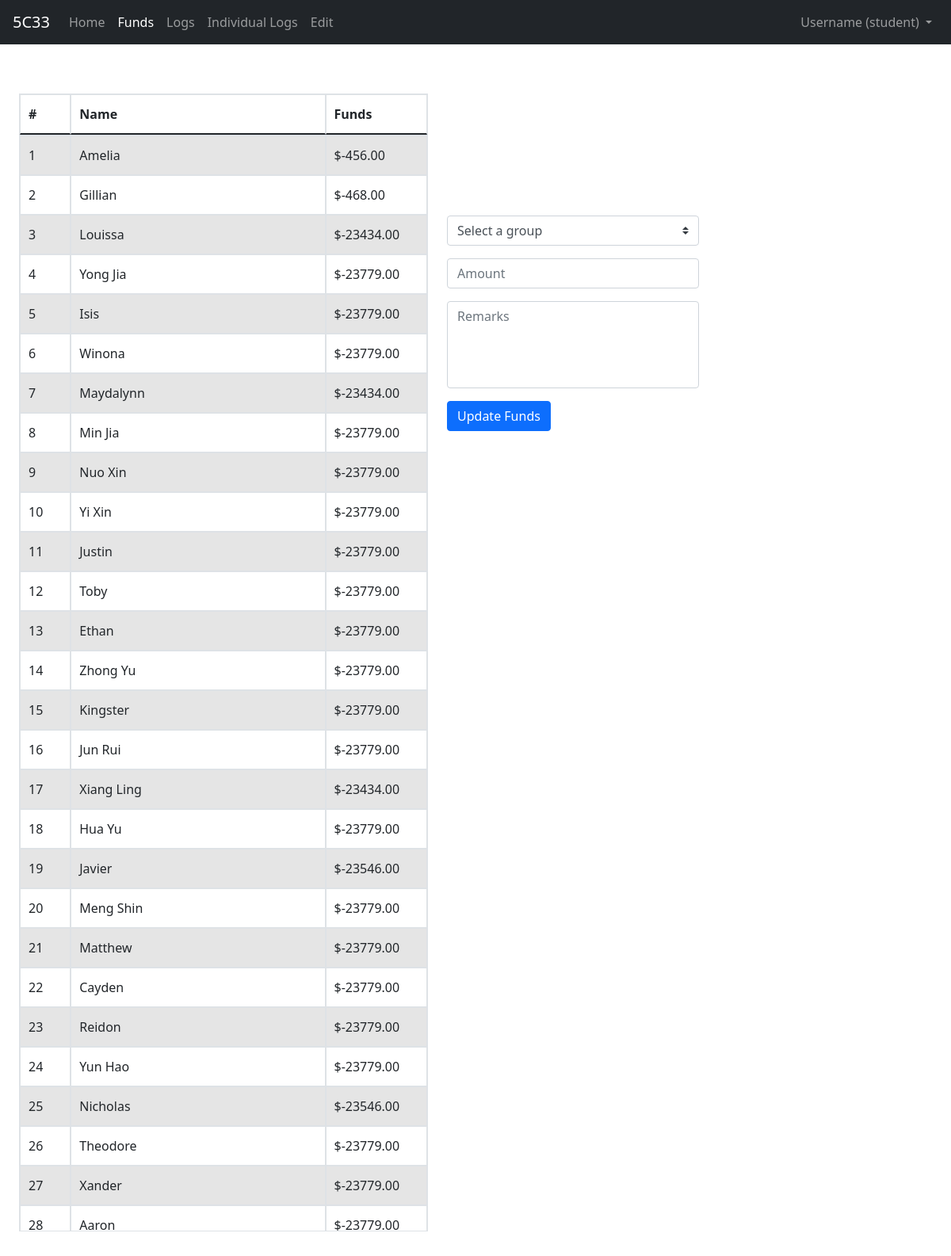
/funds, run on an earlier commit of the app's database.
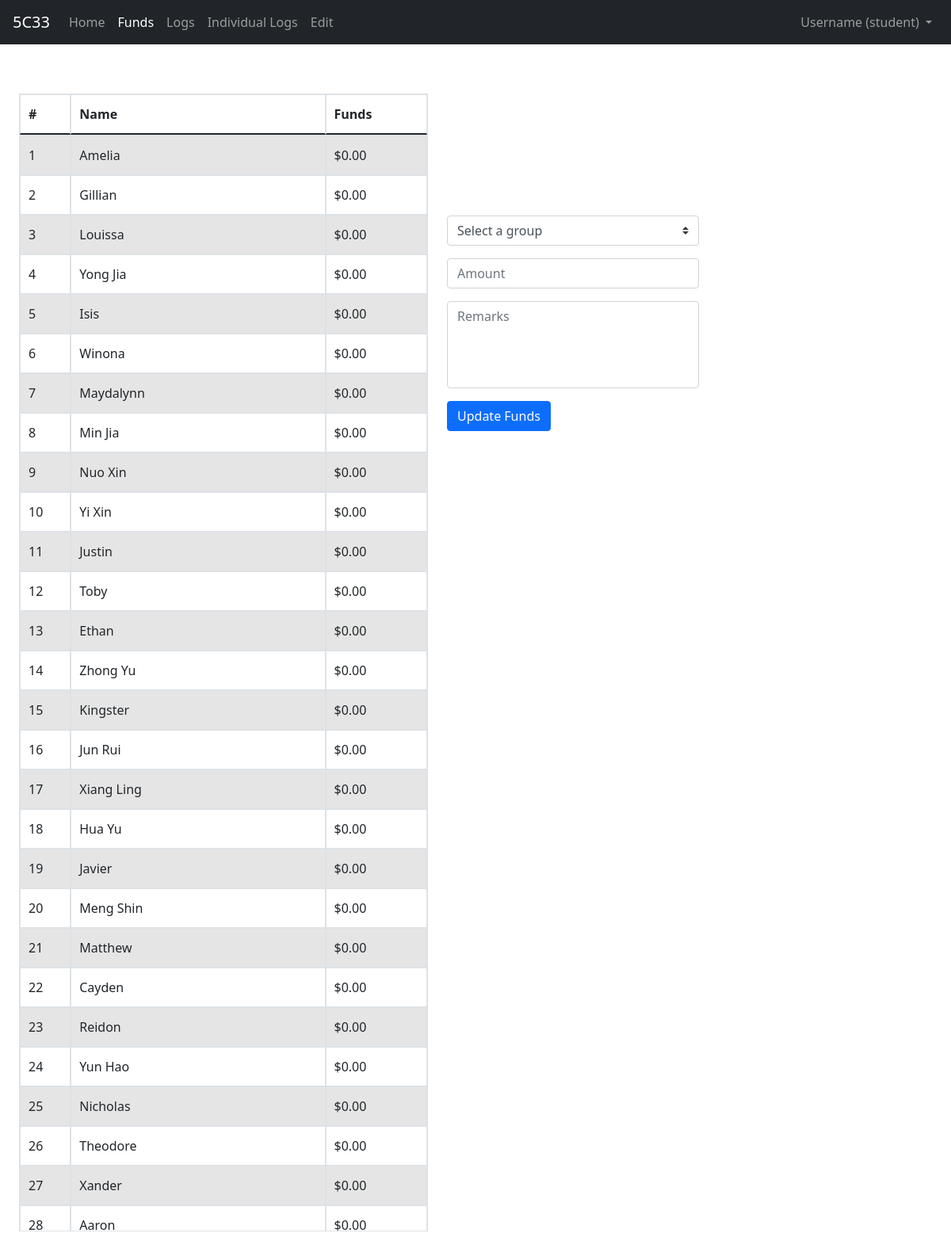
And on a later commit of the database.
### tables this page shows
CREATE TABLE class_funds (id INT, name TEXT, funds INT);

### app.py (the view, shortened to what this page needs)
@app.route("/funds", methods=["GET", "POST"])
def funds():
    with sqlite3.connect("class_funds.db") as con:
        con.row_factory = sqlite3.Row
        cur = con.cursor()
        funds = cur.execute("SELECT * FROM class_funds").fetchall()
    return render_template("class_funds.html", funds=funds, groups=GROUPS, names=NAMES)

### templates/class_funds.html (shortened to what this page needs)
{% extends "layout.html" %}
{% block onload %}
onload="getOption()"
{% endblock %}
{% block body %}
<div id="funds_table">
    <table id="fixed_header" class="table-striped table table-bordered">
        <thead>
            <tr>
                <th>#</th>
                <th>Name</th>
                <th>Funds</th>
            </tr>
        </thead>
        <tbody>
            {% for fund in funds %}
            <tr>
                <td>{{ fund["id"] }}</td>
                <td>{{ fund["name"] }}</td>
                <td>{{ "${:.2f}".format(fund["funds"]/100) }}</td>
            </tr>
            {% endfor %}
        </tbody>
    </table>
</div>
<div class="submission">
    <form action="/funds" method="post" class="form">
        <div class="form-group d-sm-flex">
            <select name="group" id="group" class="custom-select" onchange="getOption()">
                <option disabled selected value="">Select a group</option>
            </select>
        </div>
        <div class="form-group d-sm-flex">
            <input autocomplete="off" autofocus type="text" name="amt" placeholder="Amount" class="form-control">
        </div>
        <div class="form-group">
            <textarea maxlength="100" class="form-control" name="remarks" cols="30" rows="4" style="resize: none;" placeholder="Remarks"></textarea>
        </div>
        <div class="form-group">
            <input type="submit" value="Update Funds" class="btn btn-primary">
        </div>
    </form>
</div>
{% endblock %}

### templates/layout.html (shortened to what this page needs)
<!DOCTYPE html>
<html lang="en">
    <head>
        <link rel="stylesheet" href="{{ url_for('static', filename='css/style.css') }}">
        <link rel="stylesheet" href="https://cdn.jsdelivr.net/npm/bootstrap@4.3.1/dist/css/bootstrap.min.css">
        <link href="https://cdn.jsdelivr.net/npm/bootstrap@5.0.2/dist/css/bootstrap.min.css" rel="stylesheet">
    </head>
    <body {% block onload %}{% endblock %}>
        <nav class="navbar navbar-expand-lg navbar-dark bg-dark sticky-top mb-4">
            <a class="navbar-brand" href="/">5C33</a>
            <div class="collapse navbar-collapse" id="navbarSupportedContent">
              <ul class="navbar-nav mr-auto">
                <li class="nav-item {% if url_for(request.endpoint)=='/' %}active{% endif %}">
                  <a class="nav-link" href="/">Home</a>
                </li>
                <li class="nav-item {% if url_for(request.endpoint)=='/funds' %}active{% endif %}">
                  <a class="nav-link" href="/funds">Funds</a>
                </li>
                <li class="nav-item {% if url_for(request.endpoint)=='/logs' %}active{% endif %}">
                  <a class="nav-link" href="/logs">Logs</a>
                </li>
                <li class="nav-item {% if url_for(request.endpoint)=='/indv-logs' %}active{% endif %}">
                  <a class="nav-link" href="/indv-logs">Individual Logs</a>
                </li>
                <li class="nav-item {% if url_for(request.endpoint)=='/edit' %}active{% endif %}">
                  <a class="nav-link" href="/edit">Edit</a>
                </li>
              </ul>
              <ul class="navbar-nav ml-auto">
                <li class="nav-item dropdown">
                  <a class="nav-link dropdown-toggle" href="#" id="navbarDropdownMenuLink" role="button" data-toggle="dropdown" aria-haspopup="true" aria-expanded="false">
                    Username (student)
                  </a>
                </li>
              </ul>
            </div>
          </nav>
        {% block body %}{% endblock %}
    </body>
</html>

### static/css/style.css (style rules this page uses)
body { font-family: Arial, Helvetica, sans-serif; }
.submission { float: left; padding-top: 10vh; margin-left: 2vw; }
#funds_table { float: left; width: 43vw; margin-left: 2vw; padding-top: 2vh; table-layout: auto; border-collapse: collapse; text-align: left; }
#funds_table tbody { display: block; width: 100%; overflow: overlay; height: 72vh; }
#funds_table tbody tr, #funds_table thead tr { display: grid; grid-template-columns: 0.5fr 2.5fr 1fr; }
#funds_table thead th, #funds_table tbody th, #funds_table tbody td { padding: 12px 15px 12px 10px; }

What changed in the data, as far as the page shows it:
changed class_funds "Amelia": fund['funds']/100 "$-456.00" → "$0.00"
changed class_funds "Gillian": fund['funds']/100 "$-468.00" → "$0.00"
changed class_funds "Louissa": fund['funds']/100 "$-23434.00" → "$0.00"
changed class_funds "Yong Jia": fund['funds']/100 "$-23779.00" → "$0.00"
changed class_funds "Isis": fund['funds']/100 "$-23779.00" → "$0.00"
changed class_funds "Winona": fund['funds']/100 "$-23779.00" → "$0.00"
changed class_funds "Maydalynn": fund['funds']/100 "$-23434.00" → "$0.00"
changed class_funds "Min Jia": fund['funds']/100 "$-23779.00" → "$0.00"
changed class_funds "Nuo Xin": fund['funds']/100 "$-23779.00" → "$0.00"
changed class_funds "Yi Xin": fund['funds']/100 "$-23779.00" → "$0.00"
changed class_funds "Justin": fund['funds']/100 "$-23779.00" → "$0.00"
changed class_funds "Toby": fund['funds']/100 "$-23779.00" → "$0.00"
changed class_funds "Ethan": fund['funds']/100 "$-23779.00" → "$0.00"
changed class_funds "Zhong Yu": fund['funds']/100 "$-23779.00" → "$0.00"
changed class_funds "Kingster": fund['funds']/100 "$-23779.00" → "$0.00"
changed class_funds "Jun Rui": fund['funds']/100 "$-23779.00" → "$0.00"
changed class_funds "Xiang Ling": fund['funds']/100 "$-23434.00" → "$0.00"
changed class_funds "Hua Yu": fund['funds']/100 "$-23779.00" → "$0.00"
changed class_funds "Javier": fund['funds']/100 "$-23546.00" → "$0.00"
changed class_funds "Meng Shin": fund['funds']/100 "$-23779.00" → "$0.00"
changed class_funds "Matthew": fund['funds']/100 "$-23779.00" → "$0.00"
changed class_funds "Cayden": fund['funds']/100 "$-23779.00" → "$0.00"
changed class_funds "Reidon": fund['funds']/100 "$-23779.00" → "$0.00"
changed class_funds "Yun Hao": fund['funds']/100 "$-23779.00" → "$0.00"
changed class_funds "Nicholas": fund['funds']/100 "$-23546.00" → "$0.00"
changed class_funds "Theodore": fund['funds']/100 "$-23779.00" → "$0.00"
changed class_funds "Xander": fund['funds']/100 "$-23779.00" → "$0.00"
changed class_funds "Aaron": fund['funds']/100 "$-23779.00" → "$0.00"
